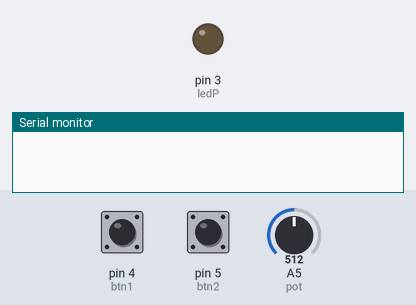
This sketch was run on a simulated Arduino Uno, built with avr-gcc and run on an emulated ATmega328P. On the bench: output pins drawn as LEDs (lit = HIGH), the last lines printed to the serial monitor. Dashed ring = blinking. The inputs (shaded band) are chosen by the test bench; at power-on: pin 4 (btn1) LOW, pin 5 (btn2) LOW, A5 (pot) = 512.

Above: at 1.2 s.
1.3 s: pin 4 (btn1) pulled HIGH for 0.15 s
At 2.4 s:
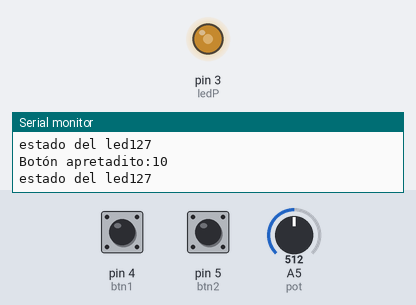
2.9 s: pin 5 (btn2) pulled HIGH for 0.15 s
At 3.6 s:
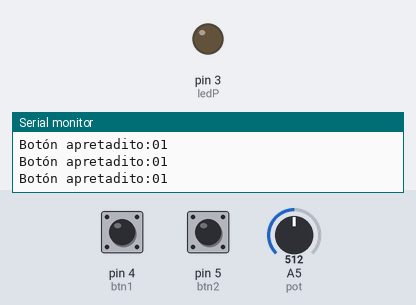
4.5 s: pin 4 (btn1) pulled HIGH for 1 s
At 4.8 s:
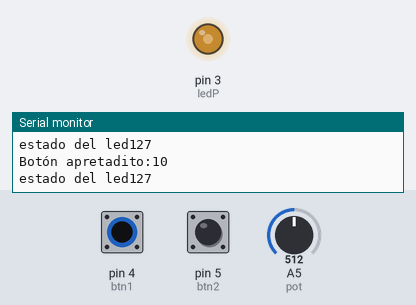
7.0 s: pin 5 (btn2) pulled HIGH for 1 s
At 7.9 s:
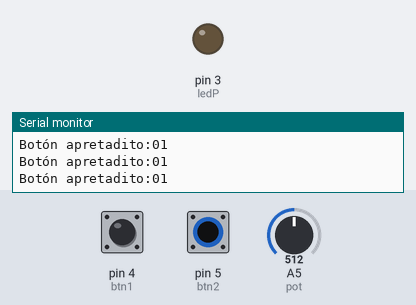
9.5 s: pin 4 (btn1) driven HIGH and pin 5 (btn2) driven HIGH
At 10.5 s:
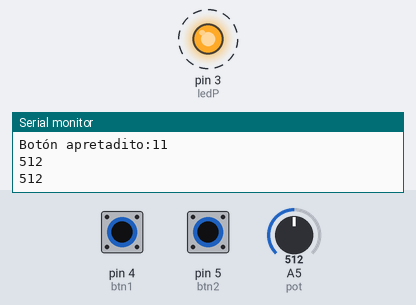
12.5 s: A5 (pot) set to 0
Timing chart, 0 to 16.5 s (numbered marks = the images above; inputs shaded):
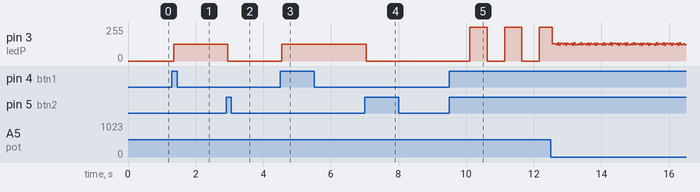

The sketch:

sketch-tp2-V2F.ino
```cpp
// C++ code
// variables de los pines
byte ledP = 3;
byte btn1 = 4;
byte btn2 = 5;
byte pot = A5;
// variables de los estados
int potEs = 0;
byte btn1Es = 0;
byte btn2Es = 0;
byte ledEs = 0;
// variables del tiempo
unsigned long tiempoAn = 0;
unsigned long interval = 0;

void setup()
{
  pinMode(ledP, OUTPUT);
  pinMode(btn1, INPUT);
  pinMode(btn2, INPUT);
  pinMode(pot,INPUT);
  Serial.begin(9600);
}

void loop()
{
btn1Es = digitalRead(btn1);
btn2Es = digitalRead(btn2);
potEs = analogRead(pot);

 if (btn1Es == HIGH){
    Serial.print("Botón apretadito:");
    Serial.print(digitalRead(btn1));
    Serial.println(digitalRead(btn2));
    ledEs = map(potEs, 0, 1023, 0, 255);
    Serial.print("estado del led");
    Serial.println(ledEs);
    delay(50);
 }

 if (btn2Es == HIGH){
    Serial.print("Botón apretadito:");
    Serial.print(digitalRead(btn1));
    Serial.println(digitalRead(btn2));
    ledEs = 0;
    delay(50);
 }
 while(btn1Es == HIGH && btn2Es == HIGH){
   blink();
   btn1Es = digitalRead(btn1);
   btn2Es = digitalRead(btn2);
 }

analogWrite(ledP, ledEs);
}
void blink(){
   unsigned long tiempo = millis();
   potEs = analogRead(pot);
   interval = potEs;
   if (tiempo - tiempoAn >= interval){
      tiempoAn = tiempo;
      digitalWrite(ledP, ledEs);
      ledEs = !ledEs;
      Serial.println(interval);
   }
}
void update(){

}
```

Measured:
- after the input at 1.3 s, pin 3 (ledP): 0/255 → 127/255 after 0.05 s
- after the input at 2.9 s, pin 3 (ledP): 127/255 → 0/255 after 0.05 s
- after the input at 4.5 s, pin 3 (ledP): 0/255 → 127/255 after 0.05 s
- after the input at 7.0 s, pin 3 (ledP): 127/255 → 0/255 after 0.05 s
- after the input at 9.5 s, pin 3 (ledP): alternates 255/255 for 0.51 s and 0/255 for 0.51 s, starting after 0.61 s
